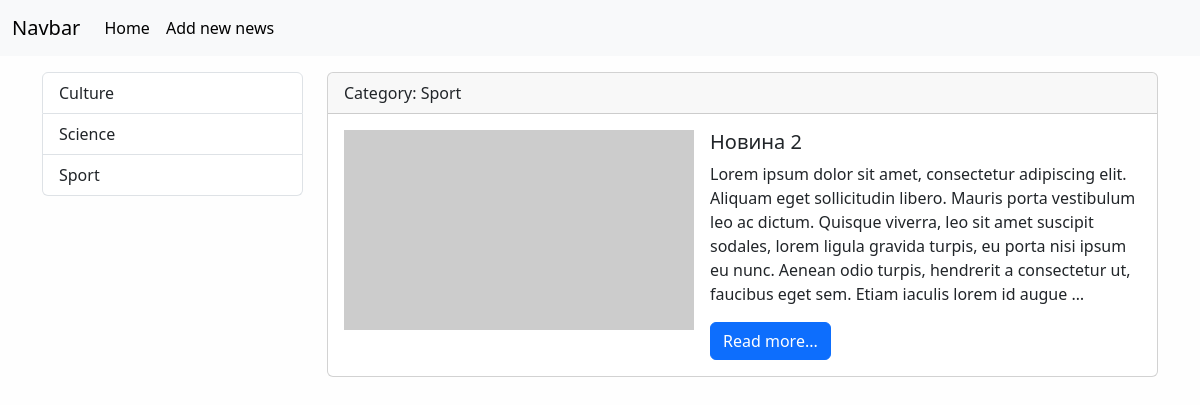
Page /category/3/ on the earlier database version.
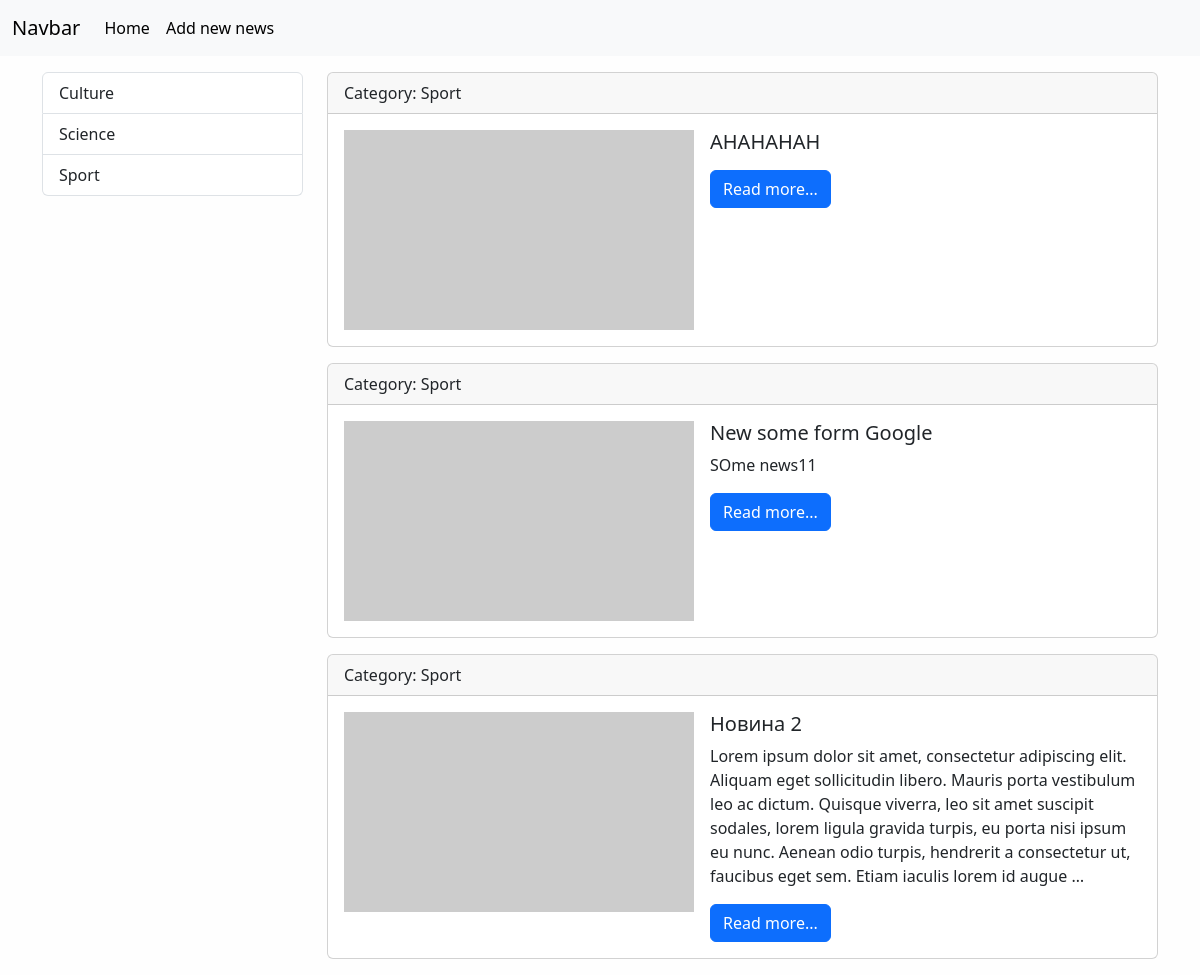
Same page on the later database version.
### news/models.py (models this page shows, shortened)
class Category(models.Model):
    title = models.CharField(max_length=150, db_index=True, verbose_name="Title_category")
    def get_absolute_url(self):
        return reverse("category", kwargs={"category_id": self.pk})
    def __str__(self):
        return self.title
    class Meta:
        verbose_name = "Category"
        verbose_name_plural = "Categories"
        ordering = ["title"]

class News(models.Model):
    title = models.CharField(max_length=150, verbose_name="Title_new")
    content = models.TextField(blank=True)
    created_at = models.DateTimeField(auto_now_add=True)
    updated_at = models.DateTimeField(auto_now=True)
    photo = models.ImageField(upload_to="photos/%Y/%m/%d", blank=True)
    is_published = models.BooleanField(default=True, verbose_name="Is published")
    category = models.ForeignKey("Category", on_delete=models.PROTECT)
    class Meta:
        verbose_name = "New"
        verbose_name_plural = "News"
        ordering = ["-created_at"]

### news/views.py (the view)
# urls.py: path("category/<int:category_id>/", get_category, name="category"),
def get_category(request, category_id: int):
    news = News.objects.filter(category_id=category_id)
    category = Category.objects.get(pk=category_id)
    return render(
        request,
        "news/category.html",
        {
            "news": news,
            "category": category,
        }
    )

### news/templatetags/news_tags.py (called while the page is built)
@register.inclusion_tag("news/list_categories.html")
def show_categories():
    categories = Category.objects.all()
    return {"categories": categories}

### news/templates/news/category.html (shortened to what this page needs)
{% extends 'base.html' %}
{% block sidebar %}
{% include 'inc/_sidebar.html'%}
{% endblock %}
{% block content %}
{% for item in news %}
<div class="card mb-3">
    <div class="card-header">Category: {{ item.category }}</div>
    <div class="card-body">
        <div class="d-flex">
            <div class="flex-shrink-0">
                {% if item.photo %}
                <img src="{{ item.photo.url }}" alt="Empty field" width="350" height="200">
                {% else %}
                <img src="https://picsum.photos/seed/picsum/350/200" alt="Empty field">
                {% endif %}
            </div>
            <div class="flex-grow-1 ms-3">
                <h5 class="card-title">{{ item.title }}</h5>
                <p class="card-text">{{ item.content|truncatewords:50 }}</p>
                <a href="/" class="btn btn-primary">Read more...</a>
            </div>
        </div>
    </div>
</div>
{% endfor %}
{% endblock %}

### news/tags/news/list_categories.html
<div class="list-group">
    {% for category in categories %}
    <a href="{{ category.get_absolute_url }}" class="list-group-item list-group-item-action" aria-current="true">
        {{ category.title }}
    </a>
    {% endfor %}
</div>

Differences in the rows shown:
added News: category "Sport", title "AHAHAHAH"
added News: category "Sport", title "New some form Google", content "SOme news11"
